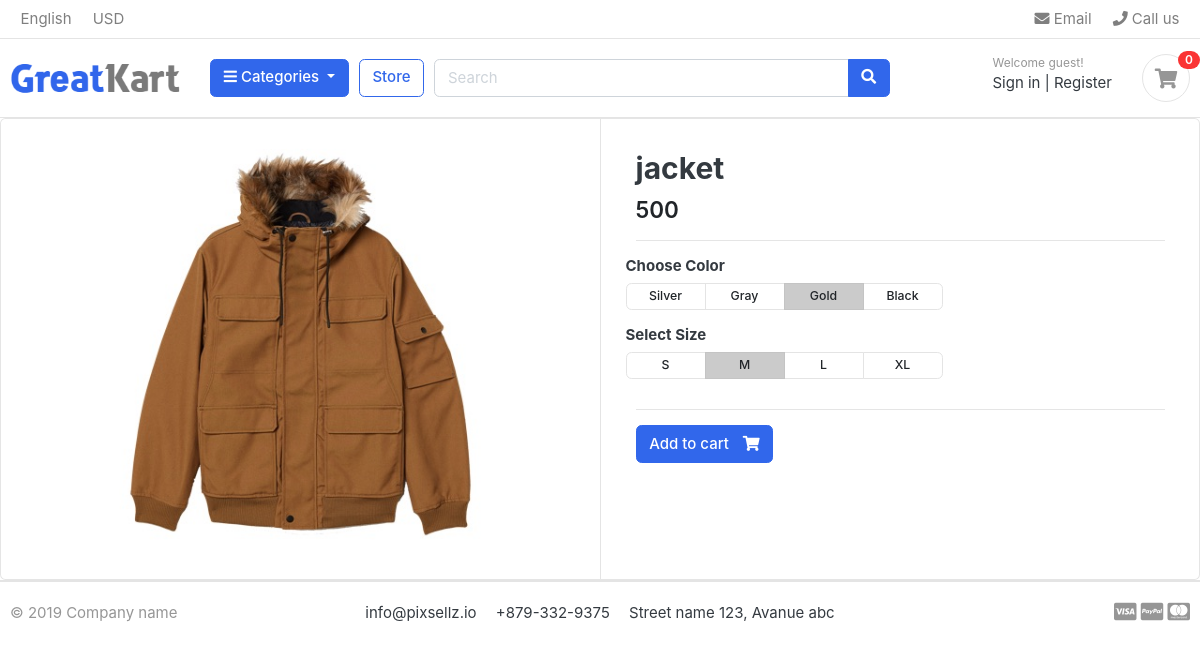
The app's page /store/jackets/jacket/ with its own data.
### store/models.py (models this page shows, shortened)
class Product(models.Model):
    title = models.CharField(max_length=150, unique=True)
    slug = models.SlugField(max_length=200, unique=True)
    description = models.TextField(max_length=500, blank=True)
    images = models.ImageField(upload_to='static/images')
    price = models.IntegerField()
    stock = models.IntegerField()
    category = models.ForeignKey(Categories, on_delete=models.CASCADE)
    date_added = models.DateTimeField(auto_now_add=True)
    date_modified = models.DateTimeField(auto_now=True)
    is_available = models.BooleanField(default=True)

### store/views.py (the view)
# urls.py: path('<slug:slug_id>/<slug:product_slug>/', views.product_details, name='product_details'),
def product_details(request, slug_id, product_slug):
    try:
        product_in_detail = Product.objects.get(category__slug=slug_id, slug=product_slug)
    except:
        raise Exception
    dictionary = {
        'product': product_in_detail,
    }
    return render(request, 'store/product_detail.html', dictionary)

### categories/context_processors.py (called while the page is built)
def categories_link(request):
    links = Categories.objects.all
    return dict(links=links)

### categories/models.py (called while the page is built)
    def get_url(self):
        return reverse('categories', args=[self.slug])

### store/templates/store/product_detail.html (shortened to what this page needs)
{% extends 'base.html' %}
{% load static %}
{% block content %}
<div class="card">
	<div class="row no-gutters">
		<aside class="col-md-6">
<article class="gallery-wrap">
	<div class="img-big-wrap">
	   <a href="#"><img src="{{ product.images.url }}"></a>
	</div>
</article>
		</aside>
		<main class="col-md-6 border-left">
<article class="content-body">
<h2 class="title">{{ product.title }}</h2>
<div class="mb-3">
	<var class="price h4">{{ product.price }}</var>
</div>
<hr>
	<div class="row">
		<div class="item-option-select">
			<h6>Choose Color</h6>
			<div class="btn-group btn-group-sm btn-group-toggle" data-toggle="buttons">
			  <label class="btn btn-light">
			    <input type="radio" name="radio_color"> Silver
			  </label>
			  <label class="btn btn-light">
			    <input type="radio" name="radio_color" > Gray
			  </label>
			  <label class="btn btn-light active">
			    <input type="radio" name="radio_color checked"> Gold
			  </label>
			  <label class="btn btn-light">
			    <input type="radio" name="radio_color"> Black
			  </label>
			</div>
		</div>
	</div>
	<div class="row">
		<div class="item-option-select">
			<h6>Select Size</h6>
			<div class="btn-group btn-group-sm btn-group-toggle" data-toggle="buttons">
			  <label class="btn btn-light">
			    <input type="radio" name="radio_color"> S
			  </label>
			  <label class="btn btn-light active">
			    <input type="radio" name="radio_color" checked> M
			  </label>
			  <label class="btn btn-light">
			    <input type="radio" name="radio_color"> L
			  </label>
			  <label class="btn btn-light">
			    <input type="radio" name="radio_color"> XL
			  </label>
			</div>
		</div>
	</div>
	<hr>
	{% if product.stock > 0 %}
		<a href="./product-detail.html" class="btn btn-primary"> <span class="text">Add to cart</span> <i class="fas fa-shopping-cart"></i>  </a>
	{% else %}
		<a href="#" class="btn btn-danger"> <span class="text">Out of stock</span> <i class="fas fa-shopping-cart"></i>  </a>
	{% endif %}
</article>
		</main>
	</div>
</div>
{% endblock %}

### static/css/ui.css (style rules this page uses)
html { font-family: "Inter", sans-serif; font-size: 15px; }
.content-body { flex: 1 1 auto; padding: 2rem 2.3rem; }
var { font-style: normal; }
article:after, .form-group:after { display: block; clear: both; content: ""; }
.btn-light { background-color: #fff; border-color: #e4e4e4; }
.btn .text + i { margin-left: 10px; }
.price { font-weight: 600; color: #212529; }
.gallery-wrap .img-big-wrap { margin-bottom: 10px; border-radius: 0.37rem; overflow: hidden; background-color: #fff; }
.gallery-wrap .img-big-wrap a { text-align: center; display: block; }
.gallery-wrap .img-big-wrap img { height: 450px; width: auto; display: inline-block; }
.item-option-select { margin-bottom: 1rem; display: inline-block; margin-right: 15px; }
.item-option-select .btn { min-width: 80px; }

### records on screen
Product: images (picture), title "jacket", price "500"
